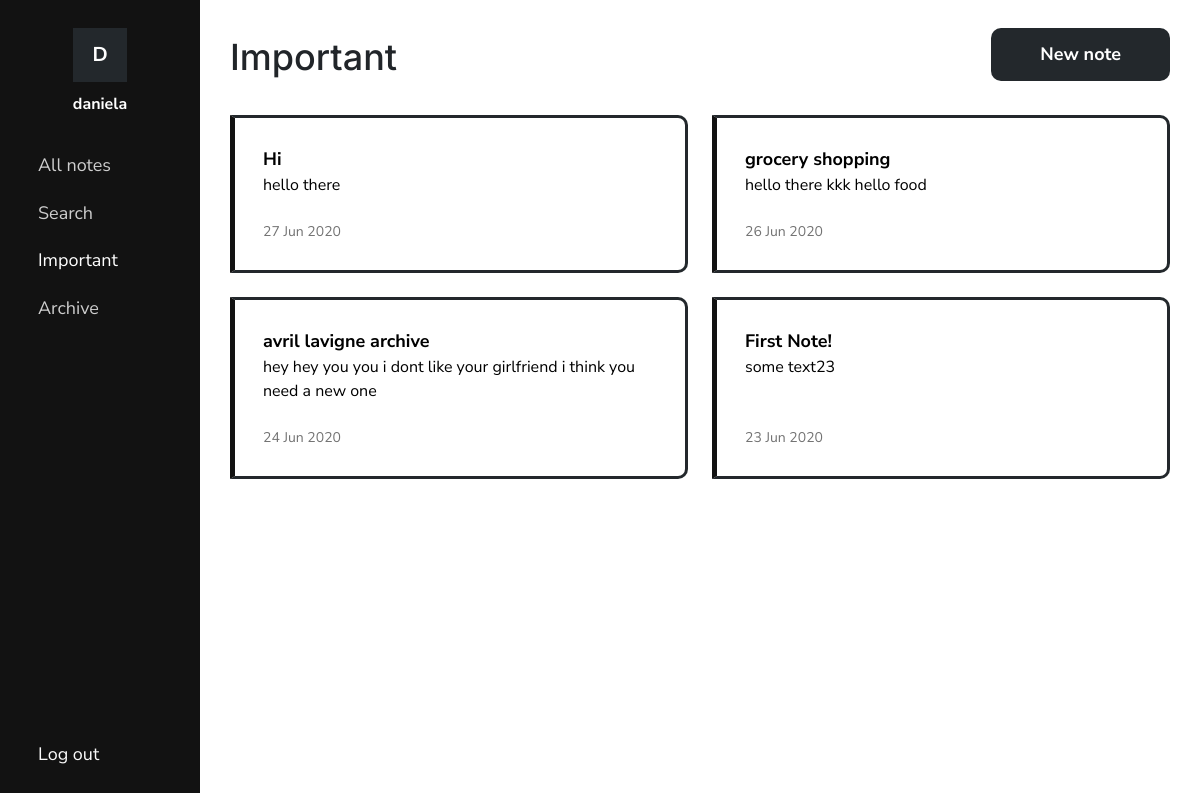
The app's page /important/ (signed in), older data.
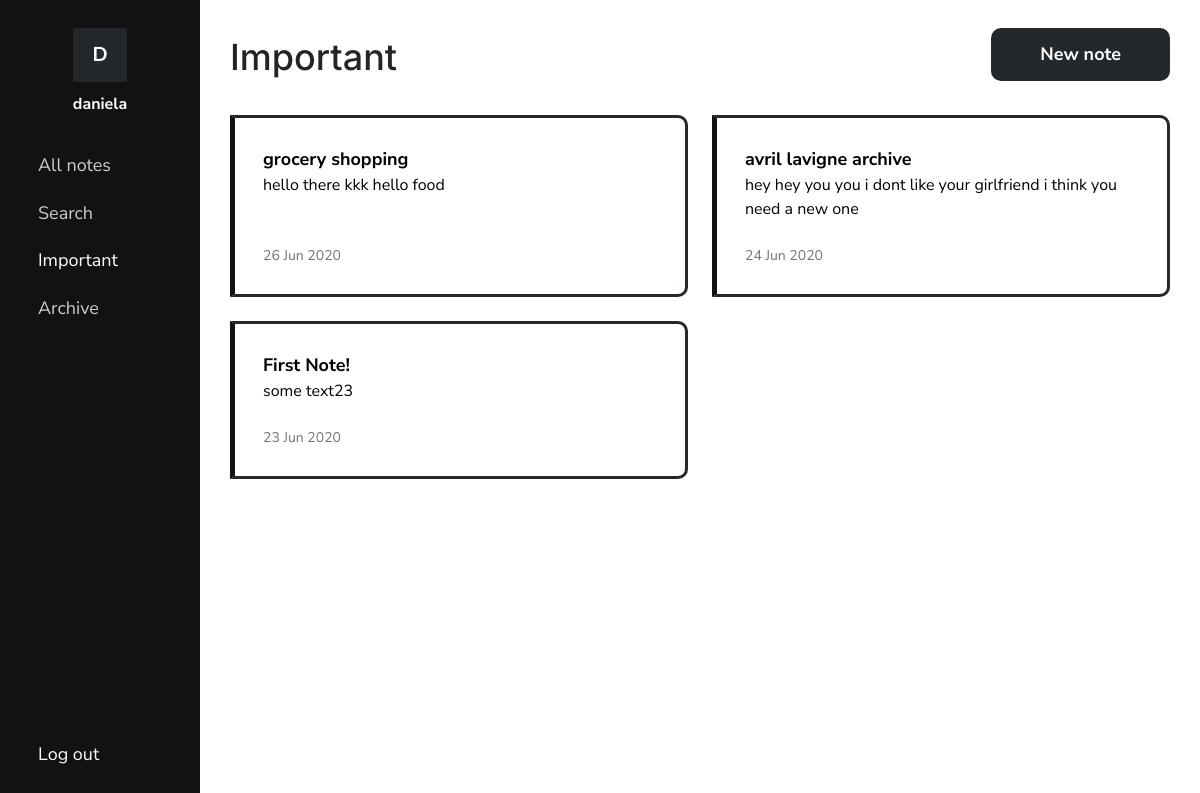
The same page, newer data.
### notes/models.py (models this page shows, shortened)
class Note(models.Model):
    title = models.TextField(max_length=100)
    text = HTMLField(blank=True)
    date = models.DateTimeField(auto_now_add=True)
    important = models.BooleanField(default=False)
    archive = models.BooleanField(default=False)
    user = models.ForeignKey(User, on_delete=models.CASCADE)

### notes/views.py (the view)
# urls.py: path('important/', views.important, name='important'),
def important(request):
    important = Note.objects.filter(user=request.user, important=True, archive=False).order_by('-date')
    active = 'importantLink'
    return render(request, 'notes/important.html', {'important': important, 'active': active})

### notes/templates/notes/important.html (shortened to what this page needs)
{% load static %}
<!DOCTYPE html>
<html>
<head>
    <link rel="stylesheet" href="https://stackpath.bootstrapcdn.com/bootstrap/4.5.0/css/bootstrap.min.css">
    <link rel="stylesheet" type="text/css" href="{% static 'notes/style.css' %}">
    <link rel="stylesheet" type="text/css" href="{% static 'notes/notes.css' %}">
</head>
<body>
    <div class="container-fluid">
        <div class="row" id="mainRow">
            {% include "notes/navbar.html" %}
            <div class="col-sm-9 col-md-10 col-lg-10" id="content">
                <div class="container">
                    <div>
                        <h1>Important</h1>
                        <a href="{% url 'add' %}" class="btn medium-text">New note</a>
                    </div>
                    {% if important %}
                    <div id="notes">
                        <ul>
                            {% for note in important %}
                            <li class="note {% if note.important %} important{% endif %}">
                                <a href="{% url 'note' note.id %}">
                                    <div class="note-info">
                                        <div class="note-content">
                                            <div class="medium-text"><b>{{ note.title|truncatechars:50 }}</b></div>
                                            {% if note.text %}
                                            <div class="note-text">{{ note.text|striptags|truncatechars:150 }}</div>
                                            {% endif %}
                                        </div>
                                        <div class="date">{{ note.date|date:'d M Y' }}</div>
                                    </div>
                                </a>
                            </li>
                            {% endfor %}
                        </ul>
                    </div>
                    {% else %}
                    <div id="noNotes">
                        <p class="text-center medium-text">You don't have any notes marked as important.</p>
                    </div>
                    {% endif %}
                </div>
            </div>
        </div>
    </div>
</body>
</html>

Row changes from the older to the newer data that the page shows:
no longer on this page (row edited): Note: title "Hi", text "hello there", date "27 Jun 2020"
